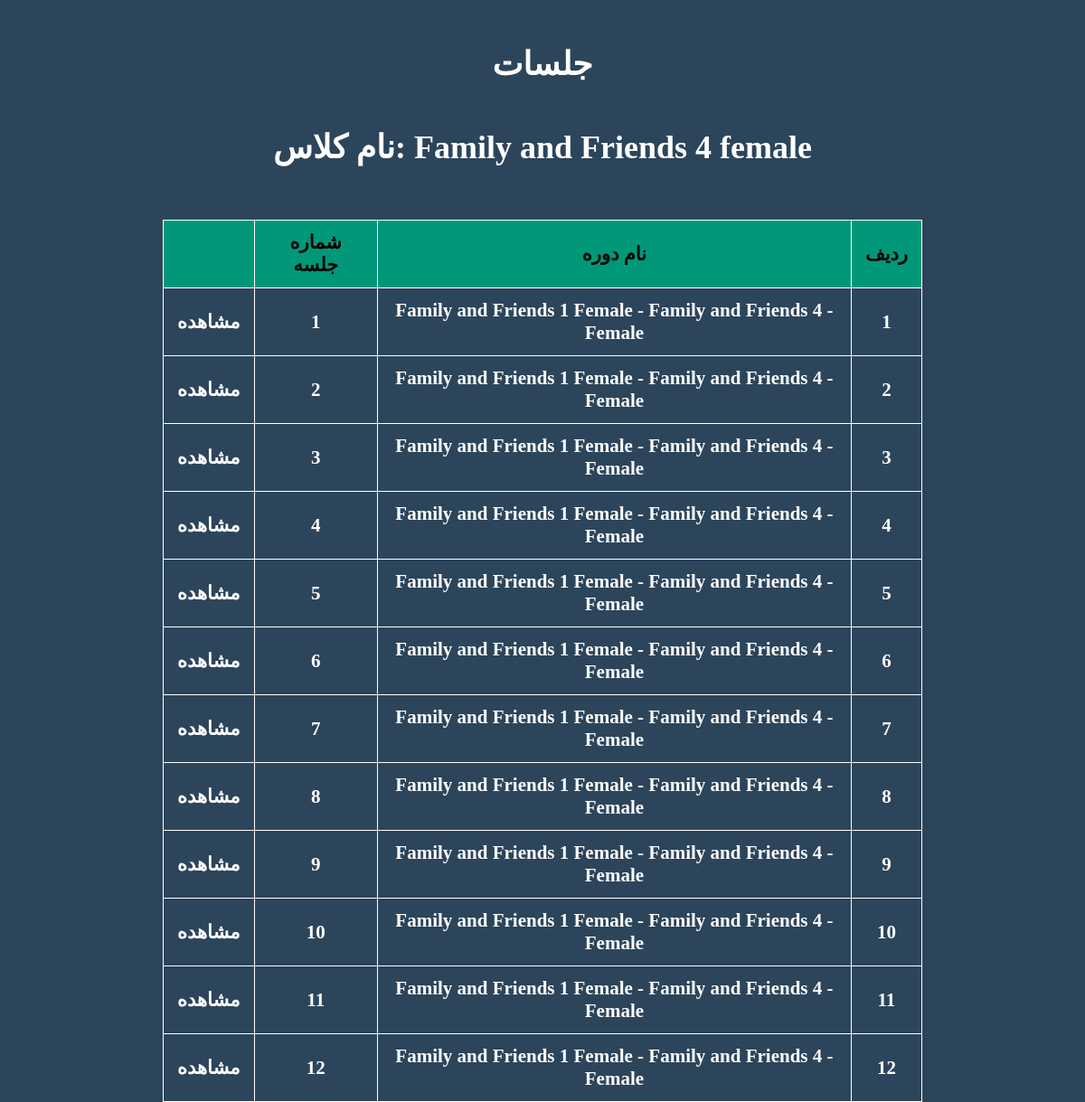
The page /teacher-panel/mani/attendance/family-and-friends-1-female-family-and-friends-4-female/sessions/ on the database its author committed.
### account_module/models.py (models this page shows, shortened)
class Class(models.Model):
    GENDER_CHOICES = (
        ('male', 'Male'),
        ('female', 'Female'),
    )
    name = models.CharField(max_length=100)
    gender = models.CharField(max_length=10, choices=GENDER_CHOICES)
    teacher = models.ForeignKey(User, on_delete=models.CASCADE, related_name='classes_taught')
    term = models.ForeignKey(Term, on_delete=models.CASCADE, related_name='classes_in_term')
    students = models.ManyToManyField(User, related_name='enrolled_classes', blank=True)
    slug = models.SlugField(unique=True, blank=True, null=True, max_length=100)

class Term(models.Model):
    name = models.CharField(max_length=50)
    order = models.PositiveIntegerField()
    slug = models.SlugField(db_index=True, blank=True)

class AttendanceSession(models.Model):
    session_number = models.PositiveIntegerField()
    class_obj = models.ForeignKey(Class, on_delete=models.CASCADE, related_name='attendance_sessions')

### panel_module/views.py (the view)
# urls.py: path('teacher-panel/<slug:teacher_slug>/attendance/<slug:class_slug>/sessions/', views.ClassSessionsView.as_view(), name='attendance_sessions'),
class ClassSessionsView(TemplateView):
    template_name = 'teacher_panel/class_sessions.html'
    def get_context_data(self, **kwargs):
        context = super().get_context_data(**kwargs)
        teacher_slug = self.kwargs.get('teacher_slug')
        teacher = get_object_or_404(User, slug=teacher_slug)
        class_slug = self.kwargs.get('class_slug')
        class_obj = get_object_or_404(Class, slug=class_slug, teacher=teacher)
        sessions = class_obj.attendance_sessions.all()
        context['teacher'] = teacher
        context['class_obj'] = class_obj
        context['sessions'] = sessions
        return context

### panel_module/templates/teacher_panel/class_sessions.html (shortened to what this page needs)
{% extends 'base.html' %}
{% load static %}
{% load static %}
{% block header_refrences %}
    <link rel="stylesheet" href="{% static 'css/style.css' %}">
    <link rel="stylesheet" href="{% static 'css/panelstyle.css' %}">
    <link rel="stylesheet" href="{% static 'css/portal.css' %}">
    <link rel="stylesheet" href="{% static 'css/fontawesome-free-5.15.4-web/css/all.css' %}">
{% endblock %}
{% block content %}
            	<body>
				<section>
					<div class="w90 text-center title2 padtop">
						<b>جلسات</b>
					</div>
                    <div class="w90 text-center title2 padtop">
                        <b>نام کلاس: {{ class_obj.term.name }} {{ class_obj.gender }}</b>
                    </div>
					<div>
					<table class="content">
						<thead >
							<tr>
								<th>ردیف</th>
								<th>نام دوره</th>
								<th>شماره جلسه</th>
								<th></th>
							</tr>
						</thead>
						<tbody>
                        {% for session in sessions %}
                            <tr>
								<td>{{ forloop.counter }}</td>
								<td>{{ class_obj.name }}</td>
								<td>{{ session.session_number }}</td>
								<td><a href="{% url 'attendance_taking' teacher_slug=teacher.slug class_slug=class_obj.slug pk=session.id %}">مشاهده</a></td>
							</tr>
                        {% endfor %}
						</tbody>
					</table>
					</div>
				</section>
		    </body>
{% endblock %}

### statics/css/style.css (style rules this page uses)
* { margin:0; padding:0; box-sizing:border-box; font-family:BYekan; }
:root { --color1:#2c455b; --white:#fffdfd; --black:#020000;; --color2:#f7f727; --color3:#abb2b9; --color4:#e8e8e8; }
.w90 { width:90%; margin-left:5%; margin-right:5%; }
.text-center { text-align:center; }
.padtop { padding-top:50px; }

### statics/css/panelstyle.css (style rules this page uses)
:root { --menu:#04040494; }
body { background-color:#2c455b; }

### statics/css/portal.css (style rules this page uses)
.title2 { color:white; font-size:36px; font-weight:bold; }
.content { direction:rtl; text-align: center; border-collapse: collapse; margin: 25px 0px; font-size: 21px; font-weight:bold; width: 70%; margin: 0px auto; margin-top: 59px; }
.content th,td,tr { border:1px solid white; }
.content thead tr { background-color:#009879; text-align:center; color:black; font-weight:bold ; }
.content th,.content td { padding:12px 15px; }
.content tbody tr { border-bottom:1px solid white; color:white; }
a { text-decoration: none; color: #FFFFFF; }

### rows shown on the page
Class: term.name "Family and Friends 4", gender "female", name "Family and Friends 1 Female - Family and Friends 4 - Female"
AttendanceSession: session_number "1"
AttendanceSession: session_number "2"
AttendanceSession: session_number "3"
AttendanceSession: session_number "4"
AttendanceSession: session_number "5"
AttendanceSession: session_number "6"
AttendanceSession: session_number "7"
AttendanceSession: session_number "8"
AttendanceSession: session_number "9"
AttendanceSession: session_number "10"
AttendanceSession: session_number "11"
AttendanceSession: session_number "12"
